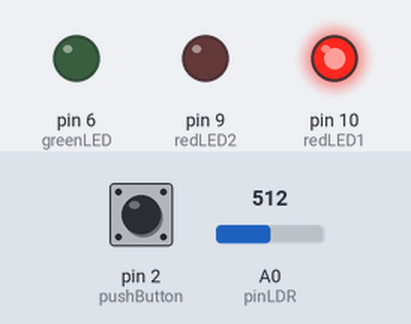
Recording of a sketch running on a simulated Arduino Uno, built with avr-gcc and run on an emulated ATmega328P. Shown: output pins drawn as LEDs (lit = HIGH). The inputs (shaded band) are chosen by the test bench; at power-on: A0 (pinLDR) = 512, pin 2 (pushButton) LOW.

Above: at 2.3 s.
2.4 s: A0 (pinLDR) set to 0
4.6 s: pin 2 (pushButton) pulled HIGH for 1.85 s
At 7.4 s:
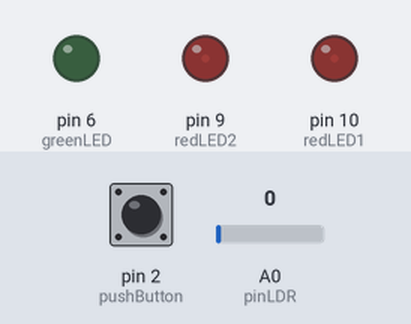
8.1 s: A0 (pinLDR) set to 122
At 8.4 s:
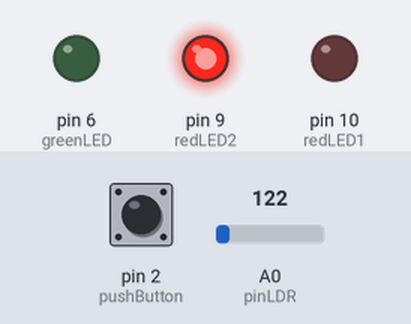
11.6 s: pin 2 (pushButton) pulled HIGH for 3.2 s
At 14.8 s:
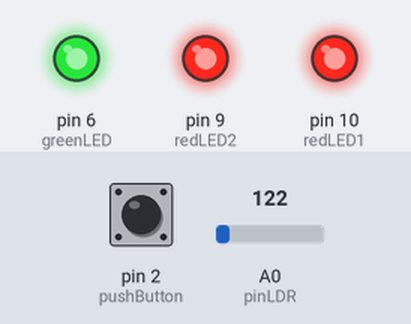
Timing chart, 0 to 17.3 s (numbered marks = the images above; inputs shaded):
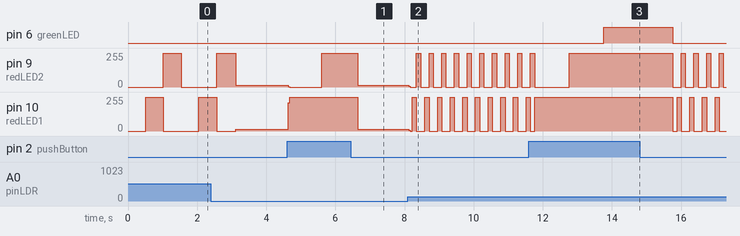

The sketch:

race_track_light.ino
```cpp
// LED pins
const int greenLED = 6;
const int redLED1 = 10;
const int redLED2 = 9;

// Sensor pins
const int pushButton = 2;  // digital
const int pinLDR = A0;     // analog

void setup() {
  pinMode(greenLED, OUTPUT);
  pinMode(redLED1, OUTPUT);
  pinMode(redLED2, OUTPUT);
  Serial.begin(9600);
}

void loop() {
  int buttonState = digitalRead(pushButton); // check if button is pressed
  int valueLDR = analogRead(pinLDR);         // reading lightness
  if (buttonState == HIGH) {                 // button on: turn on each LED with 1 second delay
    digitalWrite(redLED1, HIGH);             // red LEDs will turn on first, then the green one
    delay(1000);                             // the LEDs will stay on as along as button is pressed
    digitalWrite(redLED2, HIGH);
    delay(1000);
    digitalWrite(greenLED, HIGH);
  }
  else {                          // button not on: turn off greenLED and blink the two redLEDs
    digitalWrite(greenLED, LOW);  // initially, all LEDs turn off
    digitalWrite(redLED1, LOW);
    digitalWrite(redLED2, LOW);
    delay(valueLDR);              // longer delay the brighter the room
    digitalWrite(redLED1, HIGH);
    delay(valueLDR);
    digitalWrite(redLED1, LOW);
    digitalWrite(redLED2, HIGH);
    delay(valueLDR);
    digitalWrite(redLED2, LOW);
  }
}
```

Measured:
- after the input at 4.6 s, pin 9 (redLED2): 15/255 → 0/255 at once, → 255/255 0.97 s later, → 15/255 1.0 s later; pin 10 (redLED1): 14/255 → 255/255 at once, → 14/255 2.0 s later
- after the input at 8.1 s, pin 9 (redLED2): 15/255 → 7/255 at once, then moves between 0/255 and 255/255, repeating every 0.73 s
- after the input at 11.6 s, pin 6 (greenLED): LOW → HIGH after 2.2 s, → LOW 2.0 s later
